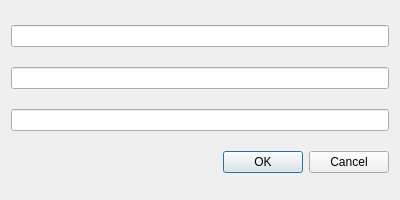
<?xml version="1.0" encoding="UTF-8"?>
<ui version="4.0">
 <class>ScriptDialog</class>
 <widget class="QDialog" name="ScriptDialog">
  <property name="geometry">
   <rect>
    <x>0</x>
    <y>0</y>
    <width>400</width>
    <height>200</height>
   </rect>
  </property>
  <property name="windowTitle">
   <string>Script Configuration</string>
  </property>
  <layout class="QVBoxLayout" name="verticalLayout">
   <item>
    <widget class="QLineEdit" name="line_name"/>
   </item>
   <item>
    <widget class="QLineEdit" name="line_command"/>
   </item>
   <item>
    <widget class="QLineEdit" name="line_icon"/>
   </item>
   <item>
    <widget class="QDialogButtonBox" name="buttonBox">
     <property name="orientation">
      <enum>Qt::Horizontal</enum>
     </property>
     <property name="standardButtons">
      <set>QDialogButtonBox::Cancel|QDialogButtonBox::Ok</set>
     </property>
    </widget>
   </item>
  </layout>
 </widget>
 <resources/>
 <connections>
  <connection>
   <sender>buttonBox</sender>
   <signal>accepted()</signal>
   <receiver>ScriptDialog</receiver>
   <slot>accept()</slot>
   <hints>
    <hint type="sourcelabel">
     <x>248</x>
     <y>254</y>
    </hint>
    <hint type="destinationlabel">
     <x>157</x>
     <y>274</y>
    </hint>
   </hints>
  </connection>
  <connection>
   <sender>buttonBox</sender>
   <signal>rejected()</signal>
   <receiver>ScriptDialog</receiver>
   <slot>reject()</slot>
   <hints>
    <hint type="sourcelabel">
     <x>316</x>
     <y>260</y>
    </hint>
    <hint type="destinationlabel">
     <x>286</x>
     <y>274</y>
    </hint>
   </hints>
  </connection>
 </connections>
</ui>
